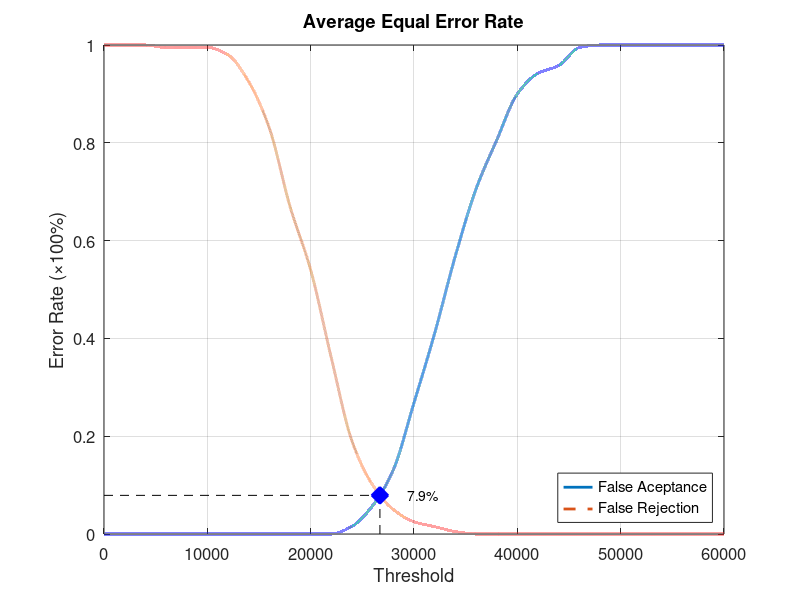
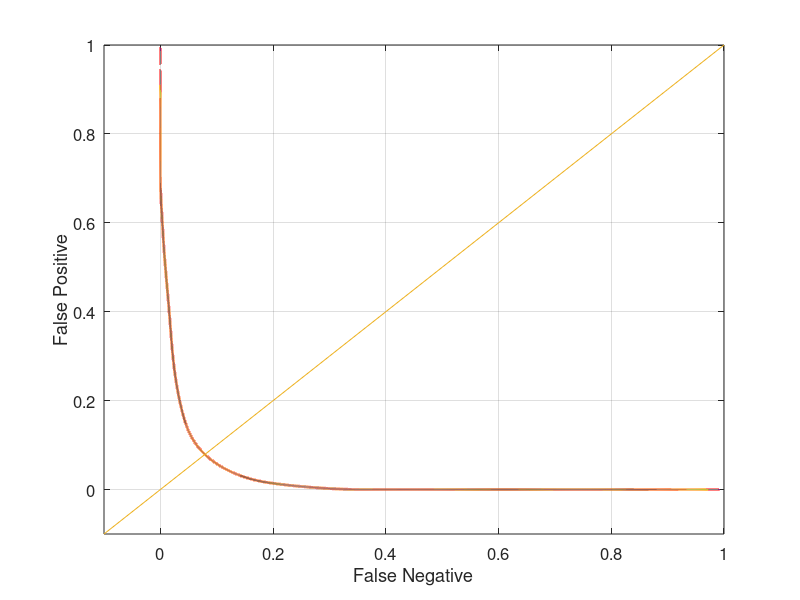

Source code (MATLAB) for these figures, in order:
function yEER = Database1_2
close all;
clear;
clc;
x = 0:2000:60000;
xq = 0:0.5:60000;

y0 = [0 0 0 0 0 0 0 0 0 0 0 0 0.0157895 0.0578947 0.131579 0.268421 0.410526 0.568421 0.705263 0.805263 0.9 0.942105 0.957895 0.994737 1 1 1 1 1 1 1];
yy0 = interp1(x, y0, xq, 'pchip');
y1 = [1 1 1 0.995 0.995 0.995 0.98 0.925 0.83 0.67 0.54 0.36 0.19 0.1 0.05 0.025 0.015 0.005 0 0 0 0 0 0 0 0 0 0 0 0 0];
yy1 = interp1(x, y1, xq, 'pchip');

% Calculating EER: 
y2 = abs(y0 - y1);
find(y2 == min(y2))
yy2 = abs(yy0 - yy1);
xEER = find(yy2 == min(yy2));
xEERIndex = xq(xEER) % X-axis EER
yEER = yy0(xEER) % Y-axis EER

main = figure
plot(xq, yy0,'-','LineWidth', 2);	hold on
plot(xq, yy1,'--','LineWidth', 2);	hold on
plot([xEERIndex xEERIndex], [0 yEER], 'k--');	hold on
plot([0 xEERIndex], [yEER yEER], 'k--');	hold on
plot(xEERIndex, yEER, 'bx', 'LineWidth', 10);	hold on
text(xEERIndex + 10 * xEERIndex / 100, yEER, [num2str(round((10000 * yEER)) / 100) '%'])
legend('False Aceptance', 'False Rejection', 'Location', 'SouthEast')
xlabel('Threshold')
ylabel('Error Rate (\times100%)')
title('Average Equal Error Rate')
set(gca, 'FontSize', 12)
axis([0 60000 0 1])
grid on

print(main, 'Database1_2Main', '-dpng');
FNRxFPR = figure('Color', [1 1 1]);
plot(yy1, yy0, '-', yy1, yy0, 'LineWidth', 2);
hold on
y = -0.1:0.1:1
plot(y, y); 
set(gca, 'FontSize', 12)
xlabel('False Negative')
ylabel('False Positive')
axis([-0.1 1 -0.1 1])
set(gca, 'FontSize', 12)
grid on

print(FNRxFPR, 'Database1_2FNRxFPR','-dpng');
end
